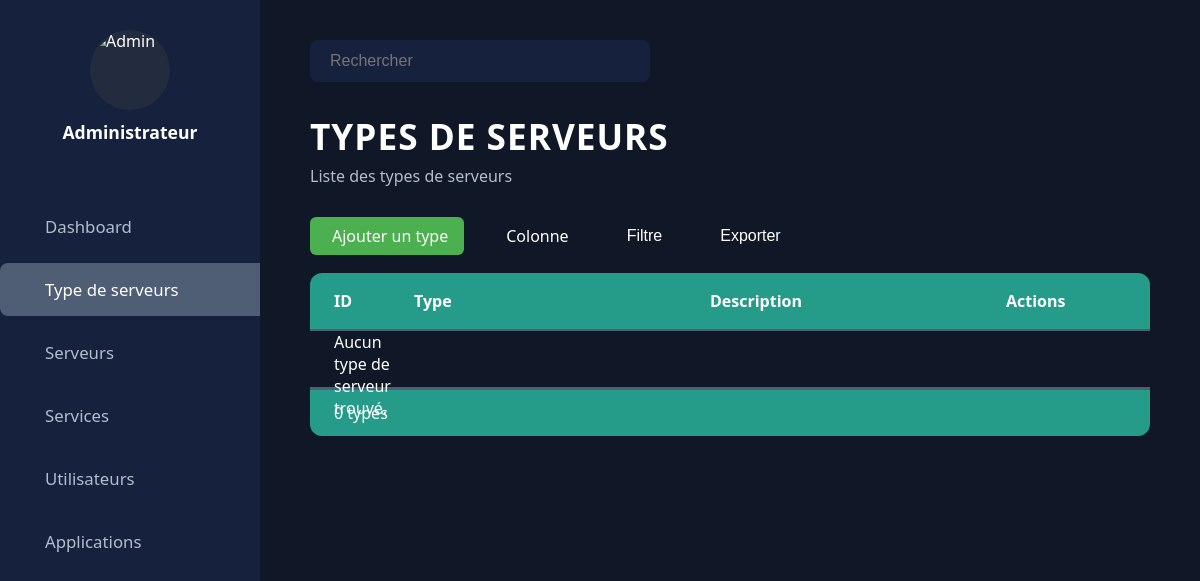
/type_serveur/, run on an earlier commit of the app's database.
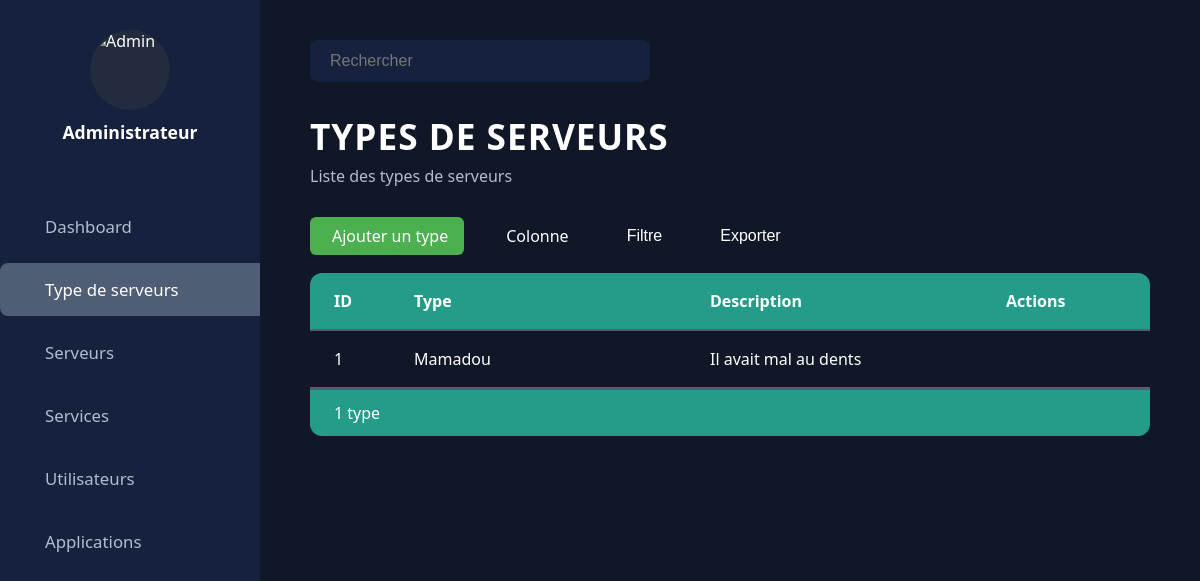
And on a later commit of the database.
### serveur/models.py (models this page shows, shortened)
class TypeServeurs(models.Model):
    type = models.CharField(max_length=100, blank=False)
    description = models.CharField(max_length=100, blank=False)

### serveur/views.py (the view)
# urls.py: path('type_serveur/', views.list_type_serveur, name='list_type_serveur'),
def list_type_serveur(request):
    types = models.TypeServeurs.objects.all()
    return render(request, "serveur/type_serveurs.html", {"types": types})

### serveur/templates/serveur/type_serveurs.html (shortened to what this page needs)
{% extends 'serveur/main.html' %}
{% load static %}
{% block content %}
<div class="sidebar">
        <div class="sidebar-header">
            <img src="https://cdn-icons-png.flaticon.com/512/3135/3135715.png" alt="Admin" class="avatar">
            <span class="admin-name">Administrateur</span>
        </div>
        <ul class="sidebar-menu">
            <li><a href="{% url 'index' %}" class="sidebar-link"><span class="icon"></span> Dashboard</a></li>
            <li class="active"><a href="/type_serveur" class="sidebar-link"><span class="icon"></span> Type de serveurs</a></li>
            <li><a href="/serveur" class="sidebar-link"><span class="icon"></span> Serveurs</a></li>
            <li><a href="/service" class="sidebar-link"><span class="icon"></span> Services</a></li>
            <li><a href="/utilisateur" class="sidebar-link"><span class="icon"></span> Utilisateurs</a></li>
            <li><a href="/application" class="sidebar-link"><span class="icon"></span> Applications</a></li>
        </ul>
    </div>
<div class="main-content">
    <header>
        <input type="text" placeholder="Rechercher" class="search-bar">
        <div class="header-icons">
        </div>
    </header>
    <section class="dashboard-header">
        <h1>TYPES DE SERVEURS</h1>
        <p>Liste des types de serveurs</p>
    </section>
    <section class="users-actions">
        <a href="{% url 'add_type_serveur' %}" class="table-action-add"> Ajouter un type</a>
        <a href="#" class="table-action"> Colonne</a>
        <button class="table-action"> Filtre</button>
        <button class="table-action"> Exporter</button>
    </section>
    <section class="users-table-section users-table-4cols">
        <div class="users-table-header">
            <span>ID</span>
            <span>Type</span>
            <span>Description</span>
            <span>Actions</span>
        </div>
        {% for type in types %}
        <div class="users-table-row">
            <span>{{ type.id }}</span>
            <span>{{ type.type }}</span>
            <span>{{ type.description }}</span>
            <span style="position:relative;">
                <button class="action-btn" onclick="toggleDropdown(this)"></button>
            </span>
        </div>
        {% empty %}
        <div class="users-table-row">
            <span colspan="4">Aucun type de serveur trouvé.</span>
        </div>
        {% endfor %}
        <div class="users-table-footer">
            <span>{{ types|length }} type{{ types|length|pluralize }}</span>
        </div>
    </section>
</div>
{% endblock %}

What changed in the data, as far as the page shows it:
added TypeServeurs: id "1", type "Mamadou", description "Il avait mal au dents"
Also different on the page:
{{ types|length }}: "0" → "1"
text no longer shown: "Aucun type de serveur trouvé."
